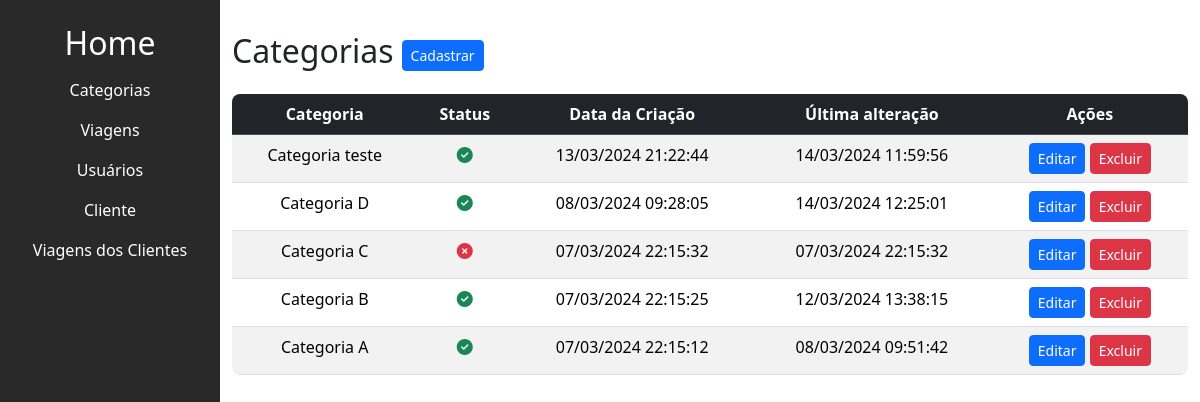
Before: /trip/listar_categorias/ with the older database file.
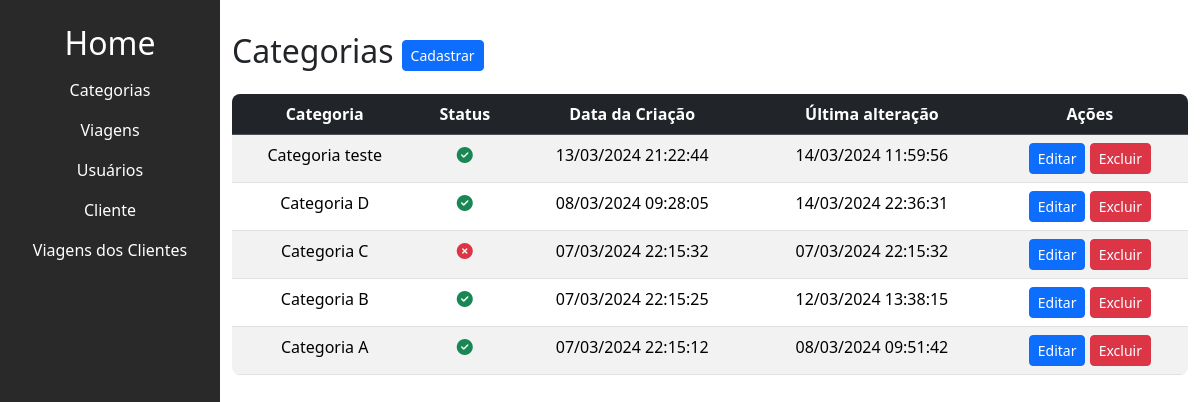
After: the same page with the newer database file.
### trip/models.py (models this page shows, shortened)
class Categoria(models.Model):
    titulo = models.CharField(max_length=50, null=False)
    is_active = models.BooleanField(default=True)
    created_at = models.DateTimeField(auto_now_add=True)
    updated_at = models.DateTimeField(auto_now=True)

### trip/views.py (the view)
# urls.py: path('listar_categorias/', listar_categorias, name='listar_categorias'),
def listar_categorias(request):
    categorias = Categoria.objects.all().order_by('-id')
    return render(request, 'trip/categoria/listar_categorias.html',
                  {'categorias': categorias})

### trip/templates/trip/categoria/listar_categorias.html (shortened to what this page needs)
{% extends "base.html" %}
{% block content %}
<div class="main-content" id="mainContent">
  <div class="d-flex align-items-center">
    <h2 class="me-2">Categorias</h2>
    <a  href="{% url "trip:criar_categoria" %}">
      <button class="btn btn-sm btn-primary">Cadastrar</button>
    </a>
  </div>
  <div class="table-container mt-3 h-100">
    <table class="table table-striped text-center" style="margin-bottom: 0;">
      <thead class="table-dark" >
        <tr>
          <th>Categoria</th>
          <th>Status</th>
          <th>Data da Criação</th>
          <th>Última alteração</th>
          <th>Ações</th>
        </tr>
      </thead>
      <tbody>
        {% for categoria in categorias %}
        <tr>
          <td>{{ categoria.titulo }}</td>
          <td class="">
            {% if categoria.is_active %}
              <i class="fa-solid fa-circle-check text-success"></i>
            {% else %}
              <i class="fa-solid fa-circle-xmark text-danger"></i>
            {% endif %}
          </td>
          <td>{{ categoria.created_at|date:"d/m/Y H:i:s" }}</td>
          <td>{{ categoria.updated_at|date:"d/m/Y H:i:s"}}</td>
          <td>
            <button type="button" class="btn btn-sm btn-primary" data-bs-toggle="modal" data-bs-target="#editModal{{ categoria.id }}">
              Editar
            </button>
            <button type="button" class="btn btn-sm btn-danger" data-bs-toggle="modal" data-bs-target="#deleteModal{{ categoria.id }}">
              Excluir
            </button>
          </td>
        </tr>
        {% endfor %}
      </tbody>
    </table>
  </div>
</div>
{% endblock content %}

Changed rows visible on the page:
changed Categoria "Categoria D": updated_at "14/03/2024 12:25:01" → "14/03/2024 22:36:31"
